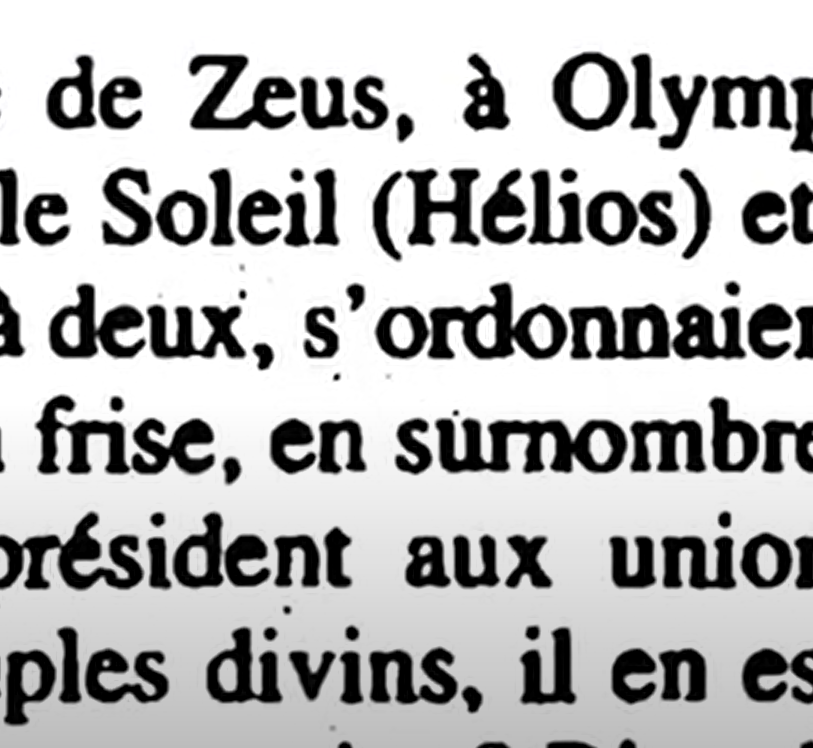
#> input picture Learning/image.png, 813 x 748 px
$ python cornerDetect.py
#> lines starting #> are read from the running program, lines starting #| are printed output that depends on the picture; after the words box and inside, x2 and y2 are one past the last pixel; in counts of white or black regions, pixels touching at a corner belong together
import numpy as np
import cv2
import pytesseract
pytesseract.pytesseract.tesseract_cmd = r'C:\Program Files (x86)\Tesseract-OCR\tesseract.exe'
img=cv2.imread('./image.png')
#> img is the input picture: shape (748, 813, 3); mean B, G, R 182.8, 182.8, 182.8
img = cv2.resize(img,(0,0),fx=0.75,fy=0.75)
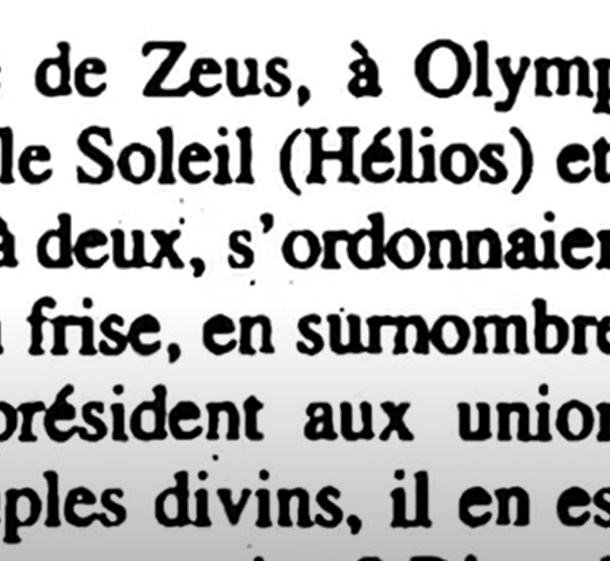
#> img: shape (561, 610, 3); mean B, G, R 182.8, 182.7, 182.7
gray = cv2.cvtColor(img,cv2.COLOR_BGR2GRAY)
corners = cv2.goodFeaturesToTrack(gray,100,0.5,10)
#> corners = 19 rows, first 8: [342, 309], [204, 68], [251, 283], [521, 239], [195, 153], [360, 57], [128, 343], [493, 152]
corners = np.int32(corners)
#> corners = contour of 19 points, box (x1, y1, x2, y2) (34, 57, 522, 353), area 4702

for corner in corners:
    x,y=corner.ravel()
    cv2.circle(img,(x,y),5,(255,0,0),-1)
#> this loop made 19 passes
#> (x, y) on passes 1 to 12: (342, 309), (204, 68), (251, 283), (521, 239), (195, 153), (360, 57), (128, 343), (493, 152), (34, 152), (249, 240), (182, 222), (104, 84)
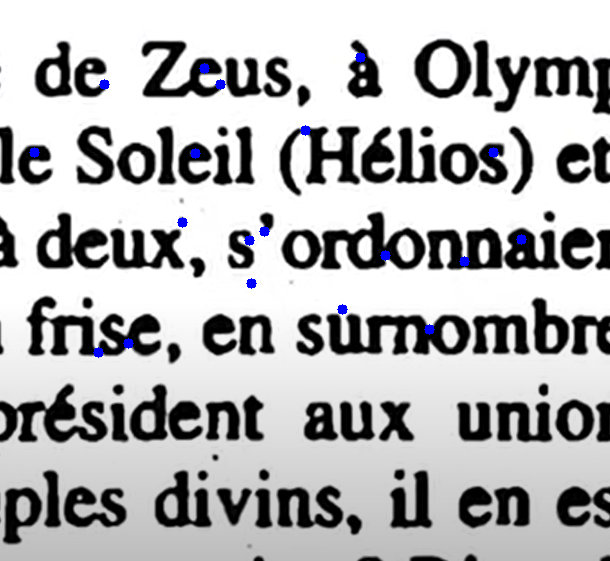
#> img: shape (561, 610, 3); 0.45% of pixels changed, all inside (x1, y1, x2, y2) = (29, 52, 527, 358)

for i in range(len(corners)):
    for j in range(i + 1, len(corners)):
        corner1 = tuple(corners[i][0])  # convert to tuple
        corner2 = tuple(corners[j][0])  # convert to tuple
        color=tuple(map(lambda x:int(x),np.random.randint(0,255,size=3)))
        cv2.line(img,corner1,corner2,color,1)
#> this loop made 19 passes
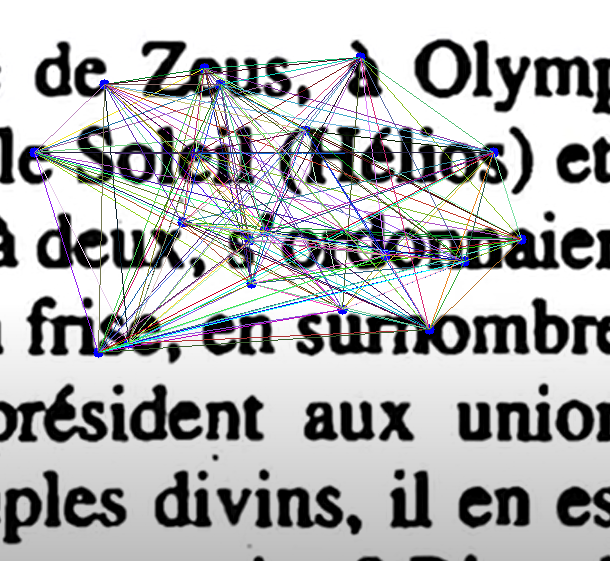
#> img: shape (561, 610, 3); 8.18% of pixels changed, all inside (x1, y1, x2, y2) = (34, 57, 522, 353)
# [8 lines of commented-out code are left out]


cv2.imshow('Frame',img)
cv2.waitKey(0)
cv2.destroyAllWindows()

$ run again, with Learning/danger.png copied over Learning/image.png
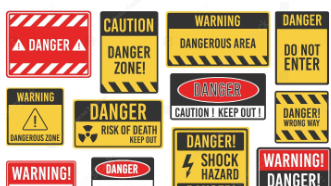
#> input picture Learning/danger.png, 331 x 186 px
#> img is the input picture: shape (186, 331, 3); mean B, G, R 119.4, 160.4, 194.8
#> `gray = cv2.cvtColor(img,cv2.COLOR_BGR2GRAY)`:
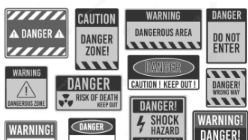
#> gray: shape (140, 248); min 48, max 255, mean 165.9
#> `corners = cv2.goodFeaturesToTrack(gray,100,0.5,10)`: corners = 28 rows, first 8: [209, 130], [114, 134], [69, 134], [228, 137], [196, 80], [63, 95], [245, 9], [207, 77]
#> `corners = np.int32(corners)`: corners = contour of 28 points, box (x1, y1, x2, y2) (14, 9, 246, 138), area 246
#> the loop `for corner in corners:` made 28 passes
#> the loop `for i in range(len(corners)):` made 28 passes
#> after the loop `for i in range(len(corners)):`:
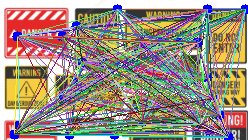
#> img: shape (140, 248, 3); mean B, G, R 130.8, 143.5, 156.8
